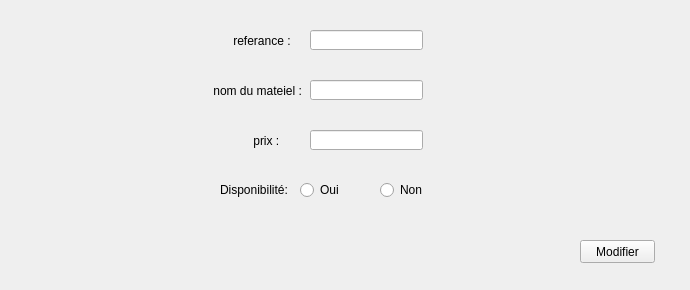
     <widget class="QWidget" name="tab_21">
      <attribute name="title">
       <string>modifier</string>
      </attribute>
      <widget class="QLabel" name="label_25">
       <property name="geometry">
        <rect>
         <x>230</x>
         <y>30</y>
         <width>91</width>
         <height>21</height>
        </rect>
       </property>
       <property name="text">
        <string> referance :</string>
       </property>
      </widget>
      <widget class="QLabel" name="label_26">
       <property name="geometry">
        <rect>
         <x>210</x>
         <y>80</y>
         <width>131</width>
         <height>21</height>
        </rect>
       </property>
       <property name="text">
        <string> nom du mateiel :</string>
       </property>
      </widget>
      <widget class="QLabel" name="label_27">
       <property name="geometry">
        <rect>
         <x>250</x>
         <y>130</y>
         <width>81</width>
         <height>21</height>
        </rect>
       </property>
       <property name="text">
        <string> prix :</string>
       </property>
      </widget>
      <widget class="QLineEdit" name="lineEdit_23">
       <property name="geometry">
        <rect>
         <x>310</x>
         <y>30</y>
         <width>113</width>
         <height>20</height>
        </rect>
       </property>
      </widget>
      <widget class="QLineEdit" name="lineEdit_24">
       <property name="geometry">
        <rect>
         <x>310</x>
         <y>80</y>
         <width>113</width>
         <height>20</height>
        </rect>
       </property>
      </widget>
      <widget class="QLineEdit" name="lineEdit_25">
       <property name="geometry">
        <rect>
         <x>310</x>
         <y>130</y>
         <width>113</width>
         <height>20</height>
        </rect>
       </property>
      </widget>
      <widget class="QLabel" name="label_85">
       <property name="geometry">
        <rect>
         <x>-10</x>
         <y>0</y>
         <width>681</width>
         <height>281</height>
        </rect>
       </property>
       <property name="text">
        <string/>
       </property>
       <property name="pixmap">
        <pixmap>../../Desktop/design Qt/dddddddddd.jpg</pixmap>
       </property>
      </widget>
      <widget class="QPushButton" name="pushButton_5">
       <property name="geometry">
        <rect>
         <x>580</x>
         <y>240</y>
         <width>75</width>
         <height>23</height>
        </rect>
       </property>
       <property name="text">
        <string>Modifier</string>
       </property>
      </widget>
      <widget class="QLabel" name="label_24">
       <property name="geometry">
        <rect>
         <x>220</x>
         <y>180</y>
         <width>71</width>
         <height>20</height>
        </rect>
       </property>
       <property name="text">
        <string>Disponibilité:</string>
       </property>
      </widget>
      <widget class="QRadioButton" name="radioButton_9">
       <property name="geometry">
        <rect>
         <x>300</x>
         <y>180</y>
         <width>91</width>
         <height>20</height>
        </rect>
       </property>
       <property name="text">
        <string>Oui</string>
       </property>
      </widget>
      <widget class="QRadioButton" name="radioButton_10">
       <property name="geometry">
        <rect>
         <x>380</x>
         <y>180</y>
         <width>91</width>
         <height>20</height>
        </rect>
       </property>
       <property name="text">
        <string>Non</string>
       </property>
      </widget>
      <zorder>label_85</zorder>
      <zorder>label_25</zorder>
      <zorder>label_26</zorder>
      <zorder>label_27</zorder>
      <zorder>lineEdit_23</zorder>
      <zorder>lineEdit_24</zorder>
      <zorder>lineEdit_25</zorder>
      <zorder>pushButton_5</zorder>
      <zorder>label_24</zorder>
      <zorder>radioButton_9</zorder>
      <zorder>radioButton_10</zorder>
     </widget>
